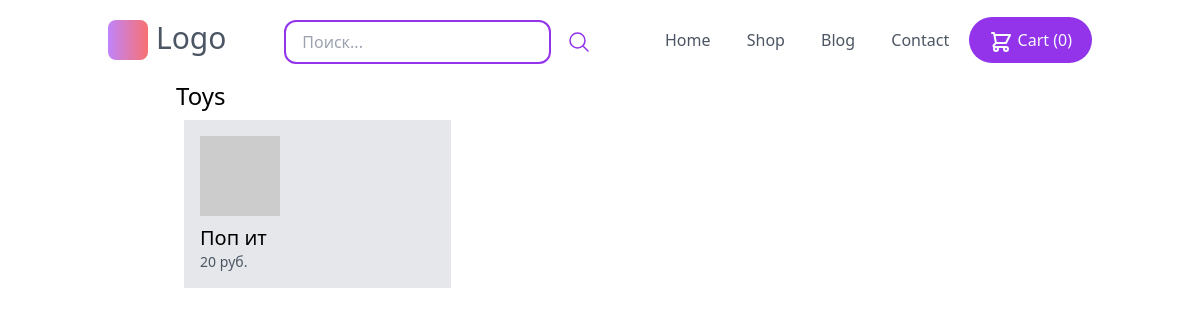
Page /toys/ on the earlier database version.
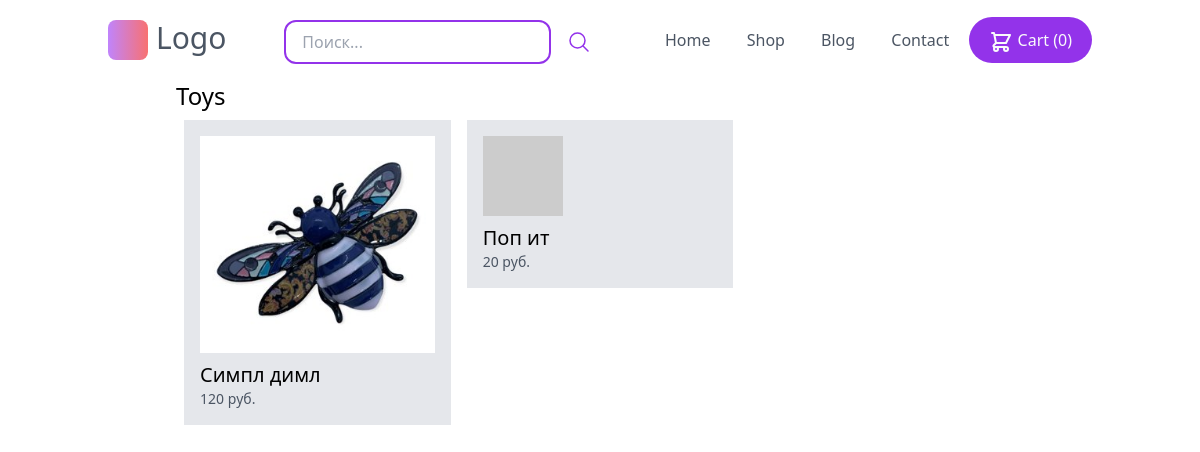
Same page on the later database version.
### store/models.py (models this page shows, shortened)
class Product(models.Model):
    DRAFT = 'Черновик'
    WAITING_APPROVAL = 'Ожидает подтверждения'
    ACTIVE = 'Активный'
    DELETED = 'Удалён'
    STATUS_CHOICES = (
        (DRAFT, 'Черновик'),
        (WAITING_APPROVAL, 'Ожидает подтверждения'),
        (ACTIVE, 'Активный'),
        (DELETED, 'Удалён'),
    )
    user = models.ForeignKey(
        User, related_name='products', on_delete=models.CASCADE, verbose_name='Пользователь')
    category = models.ForeignKey(
        Category, related_name='products', on_delete=models.CASCADE, verbose_name='Категория')
    title = models.CharField(max_length=50, verbose_name='Название')
    slug = models.SlugField(max_length=50, verbose_name='Слаг')
    description = models.TextField(blank=True, verbose_name='Описание')
    price = models.IntegerField()
    created_at = models.DateTimeField(auto_now_add=True)
    updated_at = models.DateTimeField(auto_now=True)
    image = models.ImageField(upload_to='uploads/product_images', blank=True, null=True)
    thumbnail = models.ImageField(upload_to='uploads/product_images/thumbnail', blank=True, null=True)
    status = models.CharField(
        max_length=50, verbose_name='Статус', choices=STATUS_CHOICES, default=ACTIVE)
    class Meta:
        verbose_name = 'Товар'
        verbose_name_plural = 'Товары'
        ordering = ('-created_at',)
    def get_display_price(self):
        return self.price
    def get_thumbnail(self):
        if self.thumbnail:
            return self.thumbnail.url
        else:
            if self.image:
                self.thumbnail = self.make_thumbnail(self.image)
                self.save()
                return self.thumbnail.url
            else:
                return 'https://via.placeholder.com/240x240x.jpg'

### store/views.py (the view)
# urls.py: path('<slug:slug>/', views.category_detail, name='category_detail'),
def category_detail(request, slug):
    category = get_object_or_404(Category, slug=slug)
    products = category.products.filter(status=Product.ACTIVE)
    return render(request, 'store/category_detail.html', {
        'category': category,
        'products': products
    })

### store/cart.py (called while the page is built)
    def __len__(self):
        return sum(item['quantity'] for item in self.cart.values())

### store/context_processors.py (called while the page is built)
def cart(request):
    return {'cart': Cart(request)}

### store/templates/store/category_detail.html (shortened to what this page needs)
{% extends 'core/base.html' %}
{% block content %}
    <h1 class='text-2xl'>{{ category.title }}</h1>
    {% include 'store/partials/products.html' %}
 {% endblock %}

### store/templates/store/partials/products.html
<div class="flex flex-wrap">
    {% for product in products %}
       <div class="product w-1/3 p-2">
           <div class="p-4 bg-gray-200">
               <a href="{% url 'product_detail' product.category.slug product.slug %}">
                   <div class="image mb-2">
                       <img src="{{ product.get_thumbnail }}" alt="Image of {{ product.title }}">
                   </div>
                   <h2 class="text-xl">{{ product.title }}</h2>
                   <p class="text-sm text-gray-600">
                       {{ product.get_display_price }} руб.
                   </p>
               </a>
           </div>
       </div>
   {% endfor %}
   </div>

Differences in the rows shown:
added Product: get_thumbnail (picture), title "Симпл димл", get_display_price "120"
